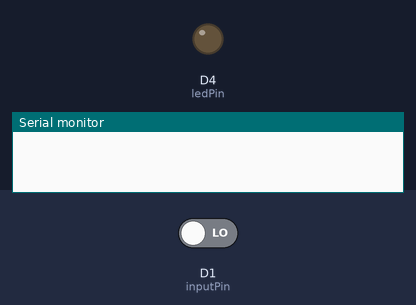
The sketch below on a simulated ESP8266 (NodeMCU). Shown: output pins drawn as LEDs (lit = HIGH), the last lines printed to the serial monitor. The test bench sets the inputs (shaded band); at power-on: D1 (inputPin) LOW.

Above: at 1.2 s.
1.3 s: D1 (inputPin) driven HIGH
At 1.6 s:
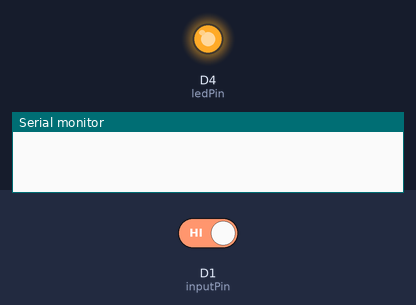
2.8 s: D1 (inputPin) driven LOW
At 4.0 s:
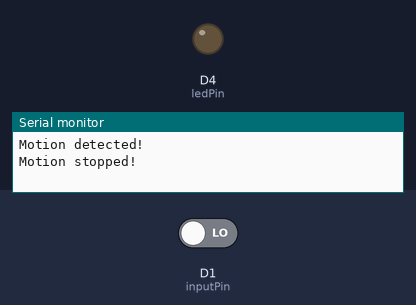
Timing chart, 0 to 5.8 s (numbered marks = the images above; inputs shaded):
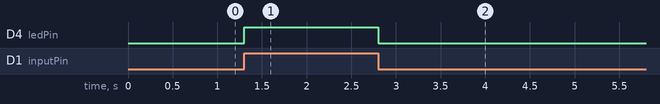

Measured:
- after the input at 1.3 s, D4 (ledPin): LOW → HIGH at once
- after the input at 2.8 s, D4 (ledPin): HIGH → LOW at once

The sketch:

PIR_Sensor.ino
```cpp
int ledPin = LED_BUILTIN;                // the pin that the LED is atteched to
int inputPin = D1;                   // the pin that the PIR sensor is atteched to
int pirState = LOW;             // by default, no motion detected
int val = 0;                 // variable to store the sensor status (value)

void setup() {
  pinMode(ledPin, OUTPUT);      // declare LED as an output
  pinMode(inputPin, INPUT);    // declare the  sensor as an input
  Serial.begin(9600);           // initialize serial
}

void loop(){
  val = digitalRead(inputPin);   // read sensor input value
  if (val == HIGH) {           // check if the sensor is HIGH
    digitalWrite(ledPin, HIGH);   // turn LED ON
    delay(500);                // delay 100 milliseconds

    if (pirState == LOW) {
      Serial.println("Motion detected!");
      pirState = HIGH;       // update variable state to HIGH
    }
  }
  else {
      digitalWrite(ledPin, LOW); // turn LED OFF


      if (pirState == HIGH){
        Serial.println("Motion stopped!");
        pirState = LOW;       // update variable state to LOW
    }
  }
}
```
